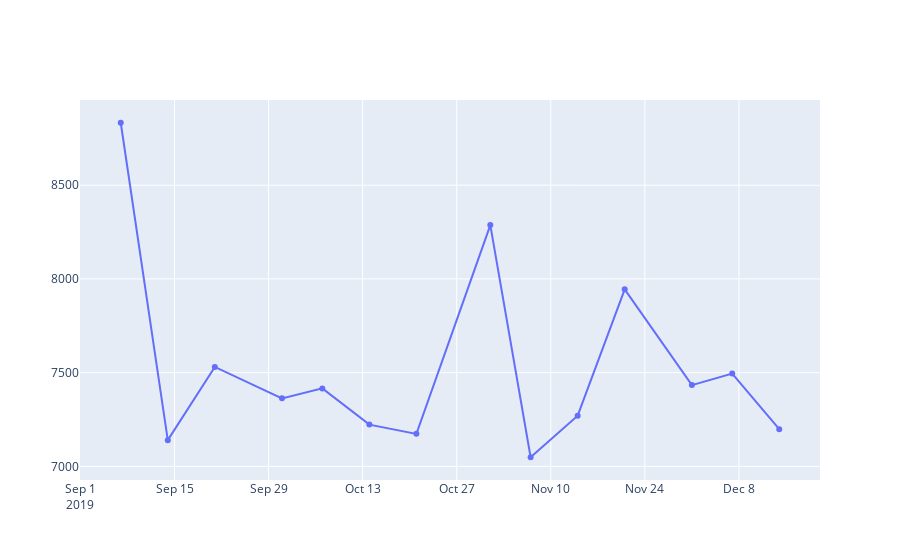

Write notebook code for a chart like this one.
### Code cell
#Clothers
fig = go.Figure([go.Scatter(x=Clothers['week'], y=Clothers['amount_x'])])
fig.show()

### Figure 1 — Plotly figure (JSON) as saved in the notebook; plotly's stock layout.template omitted (floating-point values rounded to 4 significant figures)
{"data": [{"type": "scatter", "x": ["2019-09-07T00:00:00", "2019-09-14T00:00:00", "2019-09-21T00:00:00", "2019-10-01T00:00:00", "2019-10-07T00:00:00", "2019-10-14T00:00:00", "2019-10-21T00:00:00", "2019-11-01T00:00:00", "2019-11-07T00:00:00", "2019-11-14T00:00:00", "2019-11-21T00:00:00", "2019-12-01T00:00:00", "2019-12-07T00:00:00", "2019-12-14T00:00:00"], "y": [8833.0, 7140.0, 7531.0, 7363.0, 7416.0, 7223.0, 7173.0, 8287.0, 7049.0, 7271.0, 7944.0, 7434.0, 7495.0, 7199.0]}], "layout": {}}
